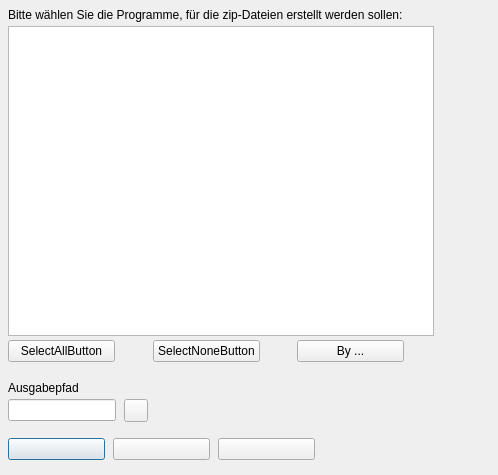
<?xml version="1.0" encoding="UTF-8"?>
<ui version="4.0">
  <class>BuildZipPackagesForm</class>
  <widget class="QDialog" name="BuildZipPackagesForm">
    <property name="geometry"><rect><x>0</x><y>0</y><width>440</width><height>475</height></rect></property>
    <property name="windowTitle"><string>BuildZipPackagesForm</string></property>
    <property name="vclBorderStyle" stdset="0"><string notr="true">bsDialog</string></property>
    <property name="vclPosition" stdset="0"><string notr="true">poOwnerFormCenter</string></property>
    <property name="vclKeyPreview" stdset="0"><bool>true</bool></property>
    <property name="vclDesignWidth" stdset="0"><number>440</number></property>
    <property name="vclDesignHeight" stdset="0"><number>475</number></property>
    <layout class="QVBoxLayout" name="BuildZipPackagesForm_Layout" stretch="0,0,0,0,0,1">
      <property name="leftMargin"><number>8</number></property>
      <property name="topMargin"><number>8</number></property>
      <property name="rightMargin"><number>6</number></property>
      <property name="bottomMargin"><number>8</number></property>
      <property name="spacing"><number>0</number></property>
      <item>
        <layout class="QGridLayout" name="BuildZipPackagesForm_Section1" columnstretch="0,0,0,1">
          <property name="leftMargin"><number>0</number></property>
          <property name="topMargin"><number>0</number></property>
          <property name="rightMargin"><number>0</number></property>
          <property name="bottomMargin"><number>0</number></property>
          <property name="horizontalSpacing"><number>8</number></property>
          <property name="verticalSpacing"><number>4</number></property>
          <item row="0" column="0" colspan="4">
            <widget class="QLabel" name="InfoLabel">
              <property name="text"><string>Bitte wählen Sie die Programme, für die zip-Dateien erstellt werden sollen:</string></property>
              <property name="textFormat"><enum>Qt::PlainText</enum></property>
              <property name="alignment"><set>Qt::AlignLeft|Qt::AlignTop</set></property>
            </widget>
          </item>
          <item row="1" column="0" colspan="3" alignment="Qt::AlignLeft">
            <widget class="QListWidget" name="ListBox">
              <property name="vclCheckList" stdset="0"><bool>true</bool></property>
              <property name="minimumSize"><size><width>426</width><height>310</height></size></property>
            </widget>
          </item>
          <item row="2" column="0" alignment="Qt::AlignLeft">
            <widget class="QPushButton" name="SelectAllButton">
              <property name="text"><string>SelectAllButton</string></property>
              <property name="autoDefault"><bool>false</bool></property>
              <property name="vclOnClick" stdset="0"><string notr="true">SelectButtonClick</string></property>
              <property name="minimumSize"><size><width>107</width><height>0</height></size></property>
            </widget>
          </item>
          <item row="2" column="1" alignment="Qt::AlignLeft">
            <widget class="QPushButton" name="SelectNoneButton">
              <property name="tag" stdset="0"><number>1</number></property>
              <property name="text"><string>SelectNoneButton</string></property>
              <property name="autoDefault"><bool>false</bool></property>
              <property name="vclOnClick" stdset="0"><string notr="true">SelectButtonClick</string></property>
              <property name="minimumSize"><size><width>107</width><height>0</height></size></property>
            </widget>
          </item>
          <item row="2" column="2" alignment="Qt::AlignLeft">
            <widget class="QPushButton" name="SelectGenreButton">
              <property name="tag" stdset="0"><number>2</number></property>
              <property name="text"><string>By ...</string></property>
              <property name="autoDefault"><bool>false</bool></property>
              <property name="vclOnClick" stdset="0"><string notr="true">SelectButtonClick</string></property>
              <property name="minimumSize"><size><width>107</width><height>0</height></size></property>
            </widget>
          </item>
          <item row="0" column="3">
            <spacer name="BuildZipPackagesForm_Section1_HFill">
              <property name="orientation"><enum>Qt::Horizontal</enum></property>
              <property name="sizeHint" stdset="0"><size><width>0</width><height>0</height></size></property>
            </spacer>
          </item>
        </layout>
      </item>
      <item>
        <spacer name="BuildZipPackagesForm_Gap1">
          <property name="orientation"><enum>Qt::Vertical</enum></property>
          <property name="sizeType"><enum>QSizePolicy::Fixed</enum></property>
          <property name="sizeHint" stdset="0"><size><width>0</width><height>19</height></size></property>
        </spacer>
      </item>
      <item>
        <layout class="QGridLayout" name="BuildZipPackagesForm_Section2" columnstretch="0,0,1">
          <property name="leftMargin"><number>0</number></property>
          <property name="topMargin"><number>0</number></property>
          <property name="rightMargin"><number>0</number></property>
          <property name="bottomMargin"><number>0</number></property>
          <property name="horizontalSpacing"><number>8</number></property>
          <property name="verticalSpacing"><number>4</number></property>
          <item row="0" column="0" colspan="3">
            <widget class="QLabel" name="DestFolderEdit_EditLabel">
              <property name="text"><string>Ausgabepfad</string></property>
              <property name="textFormat"><enum>Qt::PlainText</enum></property>
              <property name="vclFocusControl" stdset="0"><string notr="true">DestFolderEdit</string></property>
              <property name="vclLabeledEditOf" stdset="0"><string notr="true">DestFolderEdit</string></property>
            </widget>
          </item>
          <item row="1" column="0">
            <widget class="QLineEdit" name="DestFolderEdit">
      </widget>
          </item>
          <item row="1" column="1" alignment="Qt::AlignLeft">
            <widget class="QToolButton" name="DestFolderButton">
              <property name="icon"><iconset resource="../../resources/dfend.qrc"><normaloff>:/glyphs/f94df2c8efcaad41.png</normaloff></iconset></property>
              <property name="iconSize"><size><width>16</width><height>16</height></size></property>
              <property name="minimumSize"><size><width>23</width><height>0</height></size></property>
            </widget>
          </item>
          <item row="0" column="2">
            <spacer name="BuildZipPackagesForm_Section2_HFill">
              <property name="orientation"><enum>Qt::Horizontal</enum></property>
              <property name="sizeHint" stdset="0"><size><width>0</width><height>0</height></size></property>
            </spacer>
          </item>
        </layout>
      </item>
      <item>
        <spacer name="BuildZipPackagesForm_Gap2">
          <property name="orientation"><enum>Qt::Vertical</enum></property>
          <property name="sizeType"><enum>QSizePolicy::Fixed</enum></property>
          <property name="sizeHint" stdset="0"><size><width>0</width><height>16</height></size></property>
        </spacer>
      </item>
      <item>
        <layout class="QGridLayout" name="BuildZipPackagesForm_Section3" columnstretch="0,0,0,1">
          <property name="leftMargin"><number>0</number></property>
          <property name="topMargin"><number>0</number></property>
          <property name="rightMargin"><number>0</number></property>
          <property name="bottomMargin"><number>0</number></property>
          <property name="horizontalSpacing"><number>8</number></property>
          <property name="verticalSpacing"><number>4</number></property>
          <item row="0" column="0" alignment="Qt::AlignLeft">
            <widget class="QPushButton" name="OKButton">
              <property name="text"><string /></property>
              <property name="autoDefault"><bool>false</bool></property>
              <property name="vclKind" stdset="0"><string notr="true">bkOK</string></property>
              <property name="default"><bool>true</bool></property>
              <property name="vclModalResult" stdset="0"><string notr="true">mrOk</string></property>
              <property name="vclOnClick" stdset="0"><string notr="true">OKButtonClick</string></property>
              <property name="minimumSize"><size><width>97</width><height>0</height></size></property>
            </widget>
          </item>
          <item row="0" column="1" alignment="Qt::AlignLeft">
            <widget class="QPushButton" name="CancelButton">
              <property name="text"><string /></property>
              <property name="autoDefault"><bool>false</bool></property>
              <property name="vclKind" stdset="0"><string notr="true">bkCancel</string></property>
              <property name="vclCancel" stdset="0"><bool>true</bool></property>
              <property name="vclModalResult" stdset="0"><string notr="true">mrCancel</string></property>
              <property name="minimumSize"><size><width>97</width><height>0</height></size></property>
            </widget>
          </item>
          <item row="0" column="2" alignment="Qt::AlignLeft">
            <widget class="QPushButton" name="HelpButton">
              <property name="text"><string /></property>
              <property name="autoDefault"><bool>false</bool></property>
              <property name="vclKind" stdset="0"><string notr="true">bkHelp</string></property>
              <property name="vclOnClick" stdset="0"><string notr="true">HelpButtonClick</string></property>
              <property name="minimumSize"><size><width>97</width><height>0</height></size></property>
            </widget>
          </item>
          <item row="0" column="3">
            <spacer name="BuildZipPackagesForm_Section3_HFill">
              <property name="orientation"><enum>Qt::Horizontal</enum></property>
              <property name="sizeHint" stdset="0"><size><width>0</width><height>0</height></size></property>
            </spacer>
          </item>
        </layout>
      </item>
      <item>
        <spacer name="BuildZipPackagesForm_VFill">
          <property name="orientation"><enum>Qt::Vertical</enum></property>
          <property name="sizeHint" stdset="0"><size><width>0</width><height>0</height></size></property>
        </spacer>
      </item>
    </layout>
    <widget class="QMenu" name="PopupMenu">
      <property name="vclPopupMenu" stdset="0"><bool>true</bool></property>
    </widget>
  </widget>
  <tabstops>
    <tabstop>ListBox</tabstop>
    <tabstop>SelectAllButton</tabstop>
    <tabstop>SelectNoneButton</tabstop>
    <tabstop>SelectGenreButton</tabstop>
    <tabstop>DestFolderEdit</tabstop>
    <tabstop>OKButton</tabstop>
    <tabstop>CancelButton</tabstop>
    <tabstop>HelpButton</tabstop>
  </tabstops>
  <resources>
    <include location="../../resources/dfend.qrc" />
  </resources>
  <connections />
</ui>
